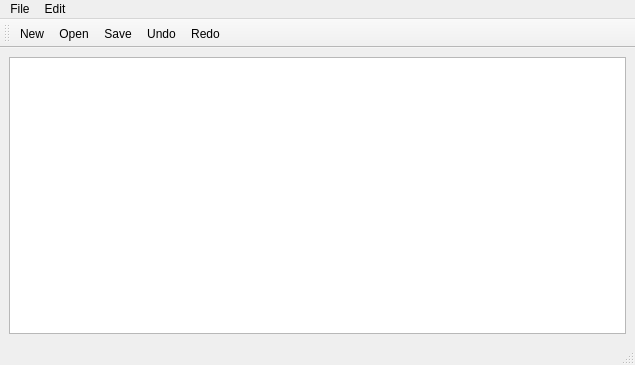
<?xml version="1.0" encoding="UTF-8"?>
<ui version="4.0">
 <class>NotepadDemo</class>
 <widget class="QMainWindow" name="NotepadDemo">
  <property name="geometry">
   <rect>
    <x>0</x>
    <y>0</y>
    <width>635</width>
    <height>365</height>
   </rect>
  </property>
  <property name="maximumSize">
   <size>
    <width>800</width>
    <height>16777215</height>
   </size>
  </property>
  <property name="windowTitle">
   <string>Notepad</string>
  </property>
  <widget class="QWidget" name="centralwidget">
   <layout class="QVBoxLayout" name="verticalLayout_2">
    <item>
     <layout class="QVBoxLayout" name="verticalLayout">
      <item>
       <widget class="QTextEdit" name="textEdit"/>
      </item>
     </layout>
    </item>
   </layout>
  </widget>
  <widget class="QMenuBar" name="menubar">
   <property name="geometry">
    <rect>
     <x>0</x>
     <y>0</y>
     <width>635</width>
     <height>21</height>
    </rect>
   </property>
   <widget class="QMenu" name="menuFile">
    <property name="title">
     <string>File</string>
    </property>
    <addaction name="actionNew"/>
    <addaction name="actionOpen"/>
    <addaction name="actionSave"/>
    <addaction name="actionSave_As"/>
    <addaction name="actionPrint"/>
    <addaction name="actionExit"/>
   </widget>
   <widget class="QMenu" name="menuEdit">
    <property name="title">
     <string>Edit</string>
    </property>
    <addaction name="actionCopy"/>
    <addaction name="actionPaste"/>
    <addaction name="actionCut"/>
    <addaction name="actionUndo"/>
    <addaction name="actionRedo"/>
   </widget>
   <addaction name="menuFile"/>
   <addaction name="menuEdit"/>
  </widget>
  <widget class="QStatusBar" name="statusbar"/>
  <widget class="QToolBar" name="toolBar">
   <property name="windowTitle">
    <string>toolBar</string>
   </property>
   <attribute name="toolBarArea">
    <enum>TopToolBarArea</enum>
   </attribute>
   <attribute name="toolBarBreak">
    <bool>false</bool>
   </attribute>
   <addaction name="actionNew"/>
   <addaction name="actionOpen"/>
   <addaction name="actionSave"/>
   <addaction name="actionUndo"/>
   <addaction name="actionRedo"/>
  </widget>
  <action name="actionSave">
   <property name="icon">
    <iconset resource="NotepadDemo.qrc">
     <normaloff>:/images/Resources/Save.ico</normaloff>:/images/Resources/Save.ico</iconset>
   </property>
   <property name="text">
    <string>Save</string>
   </property>
  </action>
  <action name="actionExit">
   <property name="text">
    <string>Exit</string>
   </property>
  </action>
  <action name="actionNew">
   <property name="icon">
    <iconset resource="NotepadDemo.qrc">
     <normaloff>:/images/Resources/New.ico</normaloff>:/images/Resources/New.ico</iconset>
   </property>
   <property name="text">
    <string>New</string>
   </property>
  </action>
  <action name="actionOpen">
   <property name="icon">
    <iconset resource="NotepadDemo.qrc">
     <normaloff>:/images/Resources/Open.ico</normaloff>:/images/Resources/Open.ico</iconset>
   </property>
   <property name="text">
    <string>Open</string>
   </property>
  </action>
  <action name="actionSave_As">
   <property name="text">
    <string>Save As</string>
   </property>
  </action>
  <action name="actionPrint">
   <property name="text">
    <string>Print</string>
   </property>
  </action>
  <action name="actionCopy">
   <property name="icon">
    <iconset resource="NotepadDemo.qrc">
     <normaloff>:/images/Resources/Copy.ico</normaloff>:/images/Resources/Copy.ico</iconset>
   </property>
   <property name="text">
    <string>Copy</string>
   </property>
  </action>
  <action name="actionPaste">
   <property name="icon">
    <iconset resource="NotepadDemo.qrc">
     <normaloff>:/images/Resources/Paste.ico</normaloff>:/images/Resources/Paste.ico</iconset>
   </property>
   <property name="text">
    <string>Paste</string>
   </property>
  </action>
  <action name="actionCut">
   <property name="icon">
    <iconset resource="NotepadDemo.qrc">
     <normaloff>:/images/Resources/Cut.ico</normaloff>:/images/Resources/Cut.ico</iconset>
   </property>
   <property name="text">
    <string>Cut</string>
   </property>
  </action>
  <action name="actionUndo">
   <property name="icon">
    <iconset resource="NotepadDemo.qrc">
     <normaloff>:/images/Resources/Undo.ico</normaloff>:/images/Resources/Undo.ico</iconset>
   </property>
   <property name="text">
    <string>Undo</string>
   </property>
  </action>
  <action name="actionRedo">
   <property name="icon">
    <iconset resource="NotepadDemo.qrc">
     <normaloff>:/images/Resources/Redo.ico</normaloff>:/images/Resources/Redo.ico</iconset>
   </property>
   <property name="text">
    <string>Redo</string>
   </property>
  </action>
 </widget>
 <resources>
  <include location="NotepadDemo.qrc"/>
 </resources>
 <connections/>
</ui>
